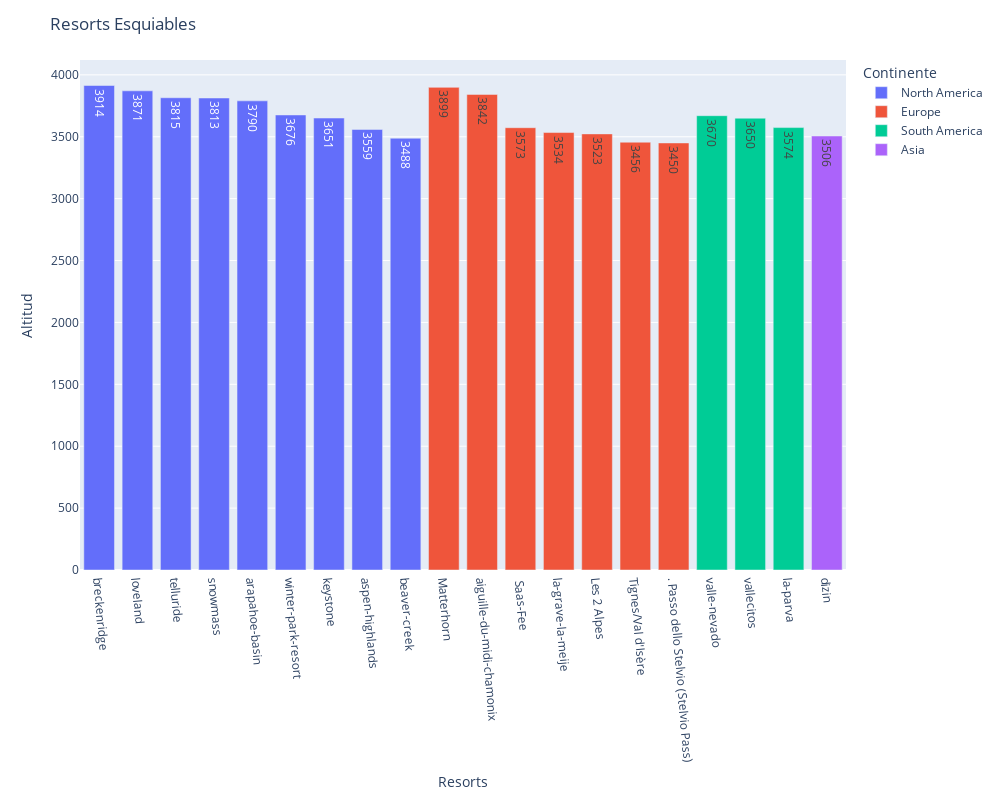

Notebook code cell kept with this figure:
### Code cell
fig = px.bar(altitud, x='Nombre del Resort', y='Altitud', color='Continente',
             labels={'Nombre del Resort': 'Resort', 'Altitud': 'Altitud'},
             hover_data=['Continente'], text='Altitud')

fig.update_layout(title_text='Resorts Esquiables', xaxis_tickangle=85, width=1000, height=800)
fig.update_xaxes(title = 'Resorts')
fig.update_yaxes(title = 'Altitud')

fig.show()

### Figure 1 — Plotly figure (JSON) as saved in the notebook; plotly's stock layout.template omitted (floating-point values rounded to 4 significant figures)
{"data": [{"alignmentgroup": "True", "customdata": [["North America"], ["North America"], ["North America"], ["North America"], ["North America"], ["North America"], ["North America"], ["North America"], ["North America"]], "hovertemplate": "Continente=%{customdata[0]}<br>Resort=%{x}<br>Altitud=%{text}<extra></extra>", "legendgroup": "North America", "marker": {"color": "#636efa", "pattern": {"shape": ""}}, "name": "North America", "offsetgroup": "North America", "orientation": "v", "showlegend": true, "text": [3914, 3871, 3815, 3813, 3790, 3676, 3651, 3559, 3488], "textposition": "auto", "type": "bar", "x": ["breckenridge", "loveland", "telluride", "snowmass", "arapahoe-basin", "winter-park-resort", "keystone", "aspen-highlands", "beaver-creek"], "xaxis": "x", "y": [3914, 3871, 3815, 3813, 3790, 3676, 3651, 3559, 3488], "yaxis": "y"}, {"alignmentgroup": "True", "customdata": [["Europe"], ["Europe"], ["Europe"], ["Europe"], ["Europe"], ["Europe"], ["Europe"]], "hovertemplate": "Continente=%{customdata[0]}<br>Resort=%{x}<br>Altitud=%{text}<extra></extra>", "legendgroup": "Europe", "marker": {"color": "#EF553B", "pattern": {"shape": ""}}, "name": "Europe", "offsetgroup": "Europe", "orientation": "v", "showlegend": true, "text": [3899, 3842, 3573, 3534, 3523, 3456, 3450], "textposition": "auto", "type": "bar", "x": ["Matterhorn", "aiguille-du-midi-chamonix", " Saas-Fee", "la-grave-la-meije", "Les 2 Alpes", "Tignes/Val d'Isère", ". Passo dello Stelvio (Stelvio Pass)"], "xaxis": "x", "y": [3899, 3842, 3573, 3534, 3523, 3456, 3450], "yaxis": "y"}, {"alignmentgroup": "True", "customdata": [["South America"], ["South America"], ["South America"]], "hovertemplate": "Continente=%{customdata[0]}<br>Resort=%{x}<br>Altitud=%{text}<extra></extra>", "legendgroup": "South America", "marker": {"color": "#00cc96", "pattern": {"shape": ""}}, "name": "South America", "offsetgroup": "South America", "orientation": "v", "showlegend": true, "text": [3670, 3650, 3574], "textposition": "auto", "type": "bar", "x": ["valle-nevado", "vallecitos", "la-parva"], "xaxis": "x", "y": [3670, 3650, 3574], "yaxis": "y"}, {"alignmentgroup": "True", "customdata": [["Asia"]], "hovertemplate": "Continente=%{customdata[0]}<br>Resort=%{x}<br>Altitud=%{text}<extra></extra>", "legendgroup": "Asia", "marker": {"color": "#ab63fa", "pattern": {"shape": ""}}, "name": "Asia", "offsetgroup": "Asia", "orientation": "v", "showlegend": true, "text": [3506], "textposition": "auto", "type": "bar", "x": ["dizin"], "xaxis": "x", "y": [3506], "yaxis": "y"}], "layout": {"barmode": "relative", "height": 800, "legend": {"title": {"text": "Continente"}, "tracegroupgap": 0}, "margin": {"t": 60}, "title": {"text": "Resorts Esquiables"}, "width": 1000, "xaxis": {"anchor": "y", "domain": [0, 1], "tickangle": 85, "title": {"text": "Resorts"}}, "yaxis": {"anchor": "x", "domain": [0, 1], "title": {"text": "Altitud"}}}}
